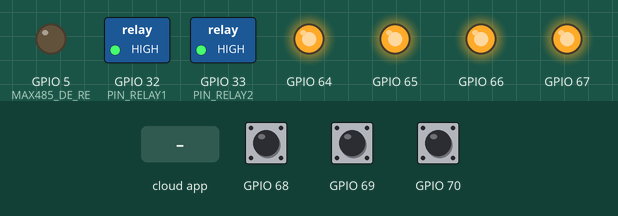
Recording of a sketch running on a simulated ESP32. Shown: switched loads named in the sketch (green lamp = pin HIGH), output pins drawn as LEDs (lit = HIGH). The test bench sets the inputs (shaded band); at power-on: GPIO 68 HIGH, GPIO 69 HIGH, GPIO 70 HIGH. WiFi joins after 1.5 s; servers stay silent unless stated; what the sketch prints to the serial monitor is not drawn.

Above: at 2.7 s.
2.8 s: the phone or cloud app sets whiteLamp to 1
At 6.4 s:
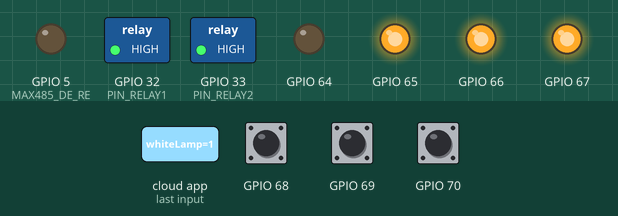
7.0 s: the phone or cloud app sets relay1 to 1
At 10.2 s:
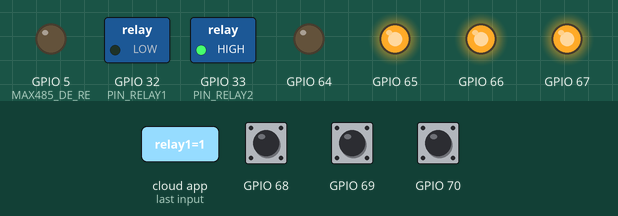
11.0 s: the phone or cloud app sets relay2 to 1
At 14.1 s:
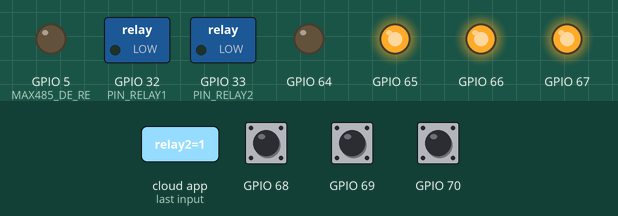
15.0 s: the phone or cloud app sets greenLamp to 1
At 18.0 s:
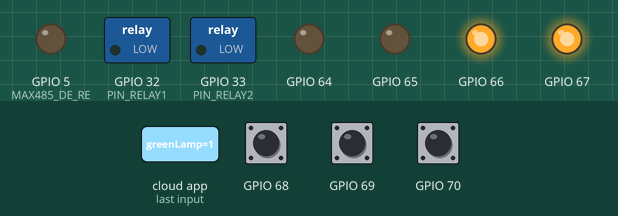
19.0 s: the phone or cloud app sets yellowLamp to 1
At 22.8 s:
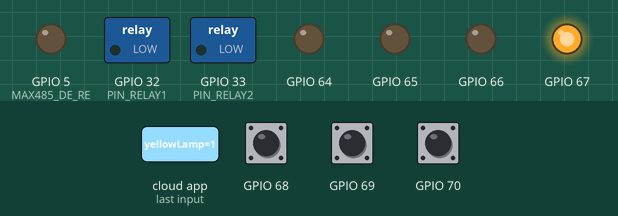
23.1 s: the phone or cloud app sets whiteLamp to 0
At 26.9 s:
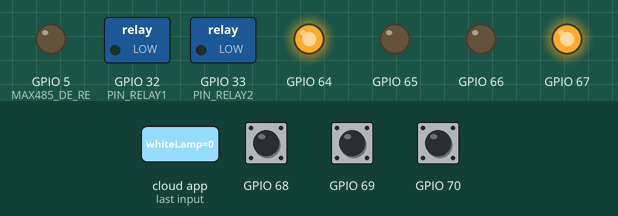
Timing chart, 0 to 28.1 s (numbered marks = the images above; inputs shaded):
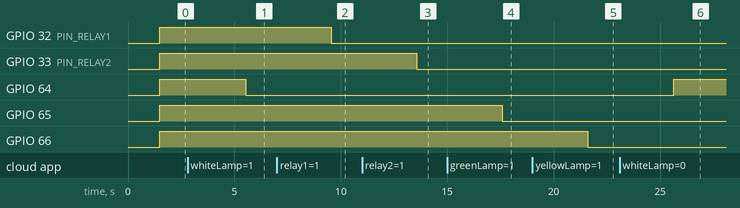

The sketch:

HARDWAREC.ino
```cpp
#include "thingProperties.h"
#include "PCF8574.h"      // Rob Tillaart
#include "Wire.h"
#include "ModbusMaster.h"

// ================= struct + prototype (ต้องอยู่บนสุด) =================
struct Button { uint8_t pin; bool stable; bool lastRead; unsigned long tChg; };
Button btnGreen, btnBlack, btnRed;
bool pressed(Button &b);

// ================= PCF8574 =================
#define I2C_ADDR 0x20
#define I2C_SDA  21
#define I2C_SCL  22
TwoWire I2Ctwo = TwoWire(1);
PCF8574 pcf(I2C_ADDR, &I2Ctwo);

// ---- PCF8574 pin map ----
#define PIN_WHITE  0   // P0
#define PIN_GREEN  1   // P1
#define PIN_YELLOW 2   // P2
#define PIN_RED    3   // P3
#define SW_GREEN   4   // P4
#define SW_BLACK   5   // P5
#define SW_RED     6   // P6

// ---- Relay บน GPIO ESP32 ----
#define PIN_RELAY1 32
#define PIN_RELAY2 33

// ---- polarity (ถ้า active-HIGH สลับ 2 บรรทัดนี้) ----
#define LAMP_ON  LOW
#define LAMP_OFF HIGH

// ================= Modbus RS485 =================
#define MAX485_DE_RE 5
#define RX_PIN 26
#define TX_PIN 27
#define SENSOR_SLAVE 1     // เซนเซอร์อุณหภูมิ/ความชื้น
#define METER_SLAVE  2     // *** เปลี่ยนเป็น address มิเตอร์ไฟจริง ***
ModbusMaster nodeSensor, nodeMeter;
void preTx()  { digitalWrite(MAX485_DE_RE, HIGH); }
void postTx() { digitalWrite(MAX485_DE_RE, LOW);  }

// ================= debounce config =================
const unsigned long DEBOUNCE = 40;
unsigned long lastRead = 0;

// เก็บสถานะการอ่านล่าสุด (ไว้ print)
uint8_t sensorResult = 0xFF;
uint8_t meterResult  = 0xFF;

// ================= helper =================
void applyLamp(uint8_t pin, bool on) { pcf.write(pin, on ? LAMP_ON : LAMP_OFF); }

// ---- callback : สั่งจากมือถือ (cloud -> device) ----
void onWhiteLampChange()  { applyLamp(PIN_WHITE,  whiteLamp); }
void onGreenLampChange()  { applyLamp(PIN_GREEN,  greenLamp); }
void onYellowLampChange() { applyLamp(PIN_YELLOW, yellowLamp); }
void onRedLampChange()    { applyLamp(PIN_RED,    redLamp); }
void onRelay1Change()     { digitalWrite(PIN_RELAY1, relay1 ? LAMP_ON : LAMP_OFF); }
void onRelay2Change()     { digitalWrite(PIN_RELAY2, relay2 ? LAMP_ON : LAMP_OFF); }

// ---- คืน true เฉพาะตอน "เพิ่งกด" (falling edge หลัง debounce) ----
bool pressed(Button &b) {
  bool r = pcf.read(b.pin);
  bool edge = false;
  if (r != b.lastRead) { b.tChg = millis(); b.lastRead = r; }
  if (millis() - b.tChg > DEBOUNCE && r != b.stable) {
    b.stable = r;
    if (b.stable == LOW) edge = true;   // กดลง GND = LOW
  }
  return edge;
}

// ---- แปลง Modbus error code เป็นข้อความ ----
String mbErr(uint8_t r) {
  switch (r) {
    case ModbusMaster::ku8MBSuccess:            return "OK";
    case ModbusMaster::ku8MBIllegalFunction:    return "IllegalFunction";
    case ModbusMaster::ku8MBIllegalDataAddress: return "IllegalDataAddress";
    case ModbusMaster::ku8MBIllegalDataValue:   return "IllegalDataValue";
    case ModbusMaster::ku8MBSlaveDeviceFailure: return "SlaveDeviceFailure";
    case ModbusMaster::ku8MBInvalidSlaveID:     return "InvalidSlaveID";
    case ModbusMaster::ku8MBInvalidFunction:    return "InvalidFunction";
    case ModbusMaster::ku8MBResponseTimedOut:   return "TIMEOUT (ไม่ตอบ)";
    case ModbusMaster::ku8MBInvalidCRC:         return "InvalidCRC";
    default:                                    return "Unknown(" + String(r) + ")";
  }
}

// ---- 10.1 อ่านอุณหภูมิ/ความชื้น ----
void readSensor() {
  sensorResult = nodeSensor.readInputRegisters(1, 2);
  if (sensorResult == nodeSensor.ku8MBSuccess) {
    temperature = nodeSensor.getResponseBuffer(0) / 10.0;
    humidity    = nodeSensor.getResponseBuffer(1) / 10.0;
  }
}

// ---- 10.2 อ่านกำลังไฟ/แรงดัน/กระแส (map นี้อิง PZEM-004T ปรับตามมิเตอร์จริง) ----
void readMeter() {
  meterResult = nodeMeter.readInputRegisters(0x0000, 5);
  if (meterResult == nodeMeter.ku8MBSuccess) {
    voltage = nodeMeter.getResponseBuffer(0) / 10.0;              // 0.1 V
    uint32_t i = (uint32_t)nodeMeter.getResponseBuffer(1)
               | ((uint32_t)nodeMeter.getResponseBuffer(2) << 16);
    current = i / 1000.0;                                         // 0.001 A
    uint32_t p = (uint32_t)nodeMeter.getResponseBuffer(3)
               | ((uint32_t)nodeMeter.getResponseBuffer(4) << 16);
    power = p / 10.0;                                             // 0.1 W
  }
}

// ---- print ค่าทั้งหมดแบบเรียลไทม์ ----
void printAll() {
  Serial.println("========================================");
  Serial.print("Cloud   : ");
  Serial.println(ArduinoCloud.connected() ? "CONNECTED" : "disconnected");

  Serial.print("[SENSOR s1] "); Serial.println(mbErr(sensorResult));
  Serial.print("   Temp = "); Serial.print(temperature); Serial.println(" C");
  Serial.print("   Humi = "); Serial.print(humidity);    Serial.println(" %");

  Serial.print("[METER  s2] "); Serial.println(mbErr(meterResult));
  Serial.print("   Voltage = "); Serial.print(voltage); Serial.println(" V");
  Serial.print("   Current = "); Serial.print(current); Serial.println(" A");
  Serial.print("   Power   = "); Serial.print(power);   Serial.println(" W");

  Serial.print("Lamps -> White:"); Serial.print(whiteLamp);
  Serial.print(" Green:");  Serial.print(greenLamp);
  Serial.print(" Yellow:"); Serial.print(yellowLamp);
  Serial.print(" Red:");    Serial.print(redLamp);
  Serial.print(" R1:");     Serial.print(relay1);
  Serial.print(" R2:");     Serial.println(relay2);
}

void setup() {
  Serial.begin(115200);
  delay(1500);
  Serial.println("\n=== ESP32 Booting ===");

  // ---- PCF8574 ----
  I2Ctwo.begin(I2C_SDA, I2C_SCL);
  pcf.begin();                       // begin() ตั้งทุกขาเป็น HIGH (input พร้อมอ่าน)
  applyLamp(PIN_WHITE, false);
  applyLamp(PIN_GREEN, false);
  applyLamp(PIN_YELLOW, false);
  applyLamp(PIN_RED, false);

  // ---- Relay ----
  pinMode(PIN_RELAY1, OUTPUT); digitalWrite(PIN_RELAY1, LAMP_OFF);
  pinMode(PIN_RELAY2, OUTPUT); digitalWrite(PIN_RELAY2, LAMP_OFF);

  // ---- Modbus ----
  pinMode(MAX485_DE_RE, OUTPUT); digitalWrite(MAX485_DE_RE, LOW);
  Serial2.begin(9600, SERIAL_8N1, RX_PIN, TX_PIN);
  nodeSensor.begin(SENSOR_SLAVE, Serial2);
  nodeSensor.preTransmission(preTx); nodeSensor.postTransmission(postTx);
  nodeMeter.begin(METER_SLAVE, Serial2);
  nodeMeter.preTransmission(preTx);  nodeMeter.postTransmission(postTx);

  // ---- ปุ่ม ----
  btnGreen = {SW_GREEN, HIGH, HIGH, 0};
  btnBlack = {SW_BLACK, HIGH, HIGH, 0};
  btnRed   = {SW_RED,   HIGH, HIGH, 0};

  // ---- Arduino IoT Cloud ----
  initProperties();
  ArduinoCloud.begin(ArduinoIoTPreferredConnection);
  setDebugMessageLevel(2);
  ArduinoCloud.printDebugInfo();

  Serial.println("=== Setup done ===");
}

void loop() {
  ArduinoCloud.update();

  // ---- 10.5 / 10.6 / 10.7 : กดสวิตช์ toggle หลอด แล้ว sync ขึ้นมือถือ ----
  if (pressed(btnGreen)) { greenLamp  = !greenLamp;  applyLamp(PIN_GREEN,  greenLamp); }
  if (pressed(btnBlack)) { yellowLamp = !yellowLamp; applyLamp(PIN_YELLOW, yellowLamp); }
  if (pressed(btnRed))   { redLamp    = !redLamp;    applyLamp(PIN_RED,    redLamp); }

  // ---- อ่านค่า + print ทุก 1 วิ ----
  if (millis() - lastRead > 1000) {
    lastRead = millis();
    readSensor();
    readMeter();
    printAll();
  }
}
```

thingProperties.h
```cpp
#include <ArduinoIoTCloud.h>
#include <Arduino_ConnectionHandler.h>

// ---- WiFi ----
const char SSID[] = "Tay2548";              // แก้เป็น WiFi ของคุณ (2.4GHz)
const char PASS[] = "2548254500";

// ---- จาก Arduino Cloud (หน้า Device) ----
const char DEVICE_LOGIN_NAME[] = "26ebd7b0-ef1b-4e99-bd13-b8a835702101";  // Device ID
const char DEVICE_KEY[]        = "IxmwNNJ8wm7SMTf#!2sB5P!QW";                // Secret Key

// ---- callback prototype ----
void onWhiteLampChange();
void onRelay1Change();
void onRelay2Change();
void onGreenLampChange();
void onYellowLampChange();
void onRedLampChange();

// ---- monitor (READ) : 10.1, 10.2 ----
float temperature;
float humidity;
float voltage;
float current;
float power;

// ---- control (READWRITE) : 10.3–10.7 ----
bool whiteLamp;
bool relay1;
bool relay2;
bool greenLamp;
bool yellowLamp;
bool redLamp;

void initProperties() {
  ArduinoCloud.setBoardId(DEVICE_LOGIN_NAME);
  ArduinoCloud.setSecretDeviceKey(DEVICE_KEY);

  ArduinoCloud.addProperty(temperature, READ, ON_CHANGE, NULL);
  ArduinoCloud.addProperty(humidity,    READ, ON_CHANGE, NULL);
  ArduinoCloud.addProperty(voltage,     READ, ON_CHANGE, NULL);
  ArduinoCloud.addProperty(current,     READ, ON_CHANGE, NULL);
  ArduinoCloud.addProperty(power,       READ, ON_CHANGE, NULL);

  ArduinoCloud.addProperty(whiteLamp,  READWRITE, ON_CHANGE, onWhiteLampChange);
  ArduinoCloud.addProperty(relay1,     READWRITE, ON_CHANGE, onRelay1Change);
  ArduinoCloud.addProperty(relay2,     READWRITE, ON_CHANGE, onRelay2Change);
  ArduinoCloud.addProperty(greenLamp,  READWRITE, ON_CHANGE, onGreenLampChange);
  ArduinoCloud.addProperty(yellowLamp, READWRITE, ON_CHANGE, onYellowLampChange);
  ArduinoCloud.addProperty(redLamp,    READWRITE, ON_CHANGE, onRedLampChange);
}

WiFiConnectionHandler ArduinoIoTPreferredConnection(SSID, PASS);
```

Measured:
- after the input at 2.8 s, GPIO 64: HIGH → LOW after 2.7 s
- after the input at 7.0 s, GPIO 32 (PIN_RELAY1): HIGH → LOW after 2.5 s
- after the input at 11.0 s, GPIO 33 (PIN_RELAY2): HIGH → LOW after 2.6 s
- after the input at 15.0 s, GPIO 65: HIGH → LOW after 2.6 s
- after the input at 19.0 s, GPIO 66: HIGH → LOW after 2.6 s
- after the input at 23.1 s, GPIO 64: LOW → HIGH after 2.5 s
